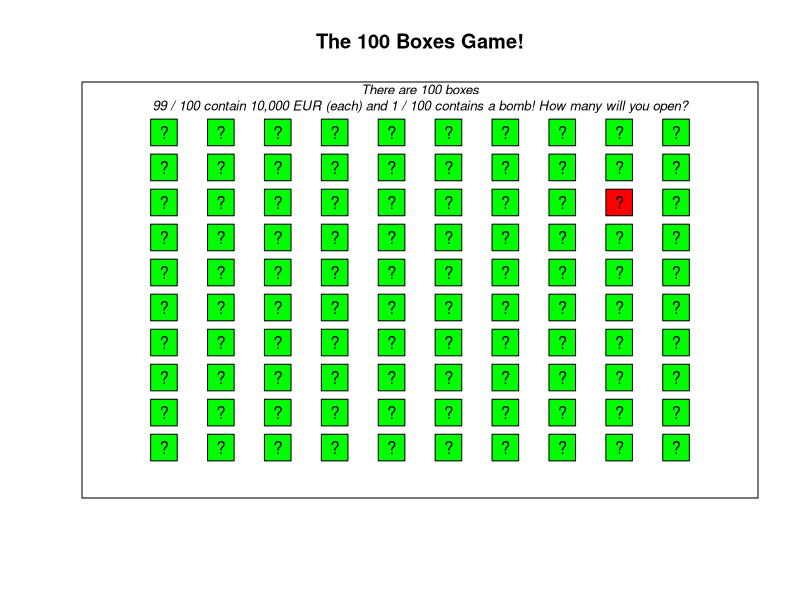

Recreate this plot in R.
## ---- chunk 1
knitr::opts_chunk$set(fig.width=12, fig.height=8,
                      echo=TRUE, warning=FALSE, message=FALSE)
## ---- chunk 2
id <- c(1, 2, 3, 4, 5, 6, 7, 8, 9, 10, 11, 12)
## ---- chunk 3
id <- 1:12
## ---- chunk 4
id <- seq(from = 1, to = 12, by = 1)

# or

id <- seq(from = 1, to = 12, length.out = 12)
## ---- chunk 5
before <- c(45, 49, 40, 48, 44, 70, 90, 75, 80, 65, 80, 52)
## ---- chunk 6
after <- c(43, 50, 61, 44, 45, 20, 85, 65, 72, 65, 70, 75)
## ---- chunk 7
age <- c(20, 19, 22, 20, 27, 22, 22, 20, 25, 22, 24, 22)
## ---- chunk 8
sex <- rep(c("male", "female"), times = 6)

# or

sex <- rep(c("male", "female"), length.out = 12)
## ---- chunk 9
eye_color <- rep(c("blue", "brown"), each = 2, times = 3)

# or

eye_color <- rep(c("blue", "brown"), each = 2, length.out = 12)
## ---- chunk 10
age_months <- age * 12
## ---- chunk 11
before <- before + 1

after <- after - 1
## ---- chunk 12
change <- after - before
## ---- chunk 13
average <- (before + after) / 2
## ---- chunk 14
length(id)
length(before)
length(after)
length(age)
length(sex)
length(eye_color)
## ---- chunk 15
age_sd <- sd(age)
## ---- chunk 16
age_median <- median(age)
## ---- chunk 17
table(sex)
## ---- chunk 18
table(sex) / sum(table(sex))
## ---- chunk 19
#mean(sex)

# Returns an error because sex is not a numeric vector!
## ---- chunk 20
before_mean <- mean(before)
## ---- chunk 21
after_mean <- mean(after)
## ---- chunk 22
after_mean - before_mean

mean(after - before)
## ---- chunk 23
before_z <- (before - mean(before)) / sd(before)

before_z
## ---- chunk 24
after_z <- (after - mean(after)) / sd(after)

after_z
## ---- chunk 25
min(before)

min(before_z)
## ---- chunk 26
min(after)

min(after_z)
## ---- chunk 27
# The mean should be 0, the sd should be 1

mean(before_z)
sd(before_z)

mean(after_z)
sd(after_z)


# The standard deviations are exactly 1 while the means are so small they are almost 0. The reason they aren't exactly 0 is for technical reasons: our computers can't calculate numbers with infinite precision, so numbers that "should" be 0 sometimes will just be very, very, very small.
## ---- chunk 28
samp_10 <- rnorm(n = 10, mean = 100, sd = 10)

# Note: Due to random sampling, your results will not be identical to mine!
samp_10
## ---- chunk 29

samp_1000 <- rnorm(n = 1000, mean = 100, sd = 10)


# Note: Due to random sampling, your results will not be identical to mine!
samp_1000
## ---- chunk 30
# The means "should" be 100 and the standard deviations "should" be 10.
# Because the sample size for samp_1000 is larger, I have more confident that the mean and standard deviation
#  will be closer to my expectation than samp_100
## ---- chunk 31
# Note: Due to random sampling, your results will not be identical to mine!
mean(samp_10)
sd(samp_10)

mean(samp_1000)
sd(samp_1000)
## ---- chunk 32
# Note: Due to random sampling, your results will not be identical to mine!
sample(x = c("H", "T"), size = 100, replace = TRUE)
## ---- chunk 33
# Note: Due to random sampling, your results will not be identical to mine!
sample(x = c("H", "T"), size = 100, replace = TRUE, prob = c(.8, .2))
## ---- chunk 34
# Plot of the Boxes Game

# Plotting space
plot(1, 
     xlim = c(0, 11), 
     ylim = c(0, 11),
     xlab = "", ylab = "", main = "The 100 Boxes Game!", 
     type = "n", xaxt = "n", yaxt = "n")

text(x = 5.5,
     y = 11, 
     labels = "There are 100 boxes\n99 / 100 contain 10,000 EUR (each) and 1 / 100 contains a bomb! How many will you open?", 
     font = 3,    # Italic font
     cex = .8)    # Slightly smaller font size

# Boxes
points(x = rep(1:10, times = 10), 
       y = rep(1:10, each = 10), 
       pch = 22, 
       cex = 4, 
       bg = sample(c(rep("green", 99), "red")))

# Labels
points(x = rep(1:10, times = 10), 
       y = rep(1:10, each = 10), 
       pch = "?")
## ---- chunk 35
# This vector represents the room of 100 boxes
room_100 <- c(rep(10, 99), -Inf)
## ---- chunk 36
open <- 0  # How many do you want to open?
## ---- chunk 37
# Run this chunk to create the function
boxes_game <- function(open, 
                       room) {
  
# Outcome if no boxes are opened
  
if(open == 0) {
  
  print("You didn't open any boxes! You earned nothing but are still alive")}

# If at least 1 box is opened...
  
if(open > 0) {
  
  # Calculate the result
  result <- sample(x = room,
                   size = open)

# If -Inf (the bomb) is in the result...
if(-Inf %in% result) {
  
  print(paste("You're dead!!! You opened ", open, 
              " boxes and got the bomb!!!", sep = ""))}

# If -Inf (the bomb) is NOT in the result...
if((-Inf %in% result) == FALSE) {
  
  print(paste("Congratulations!!! You opened ", open, 
              " boxes and earned ", sum(result), 
              " Thousand Euros! Don't you want to play again? :)", sep = ""))}
}
  
}
